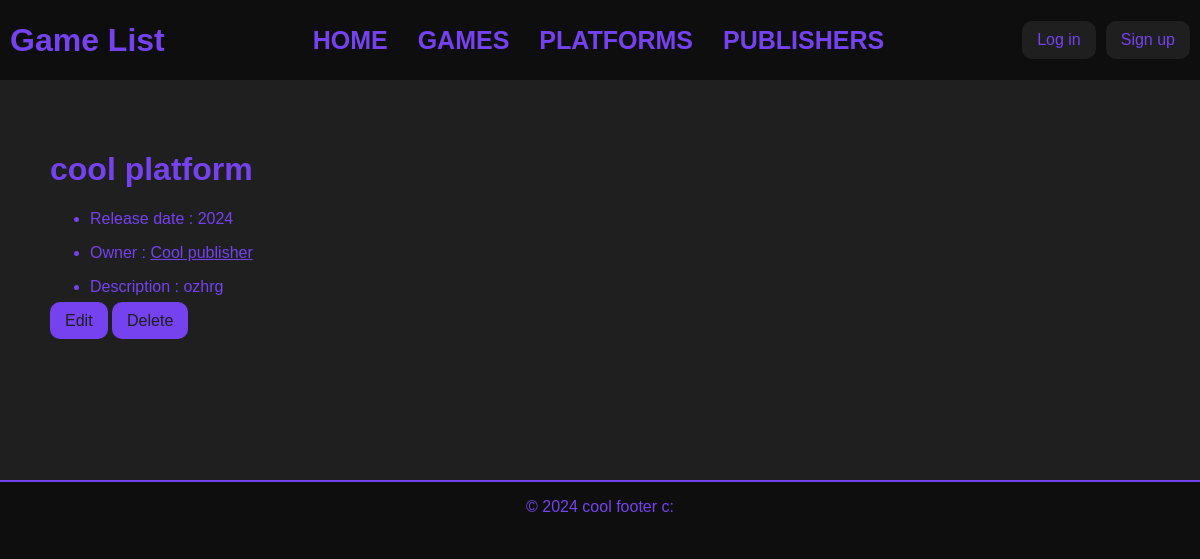
Before: /game-list/platform/12/ with the older database file.
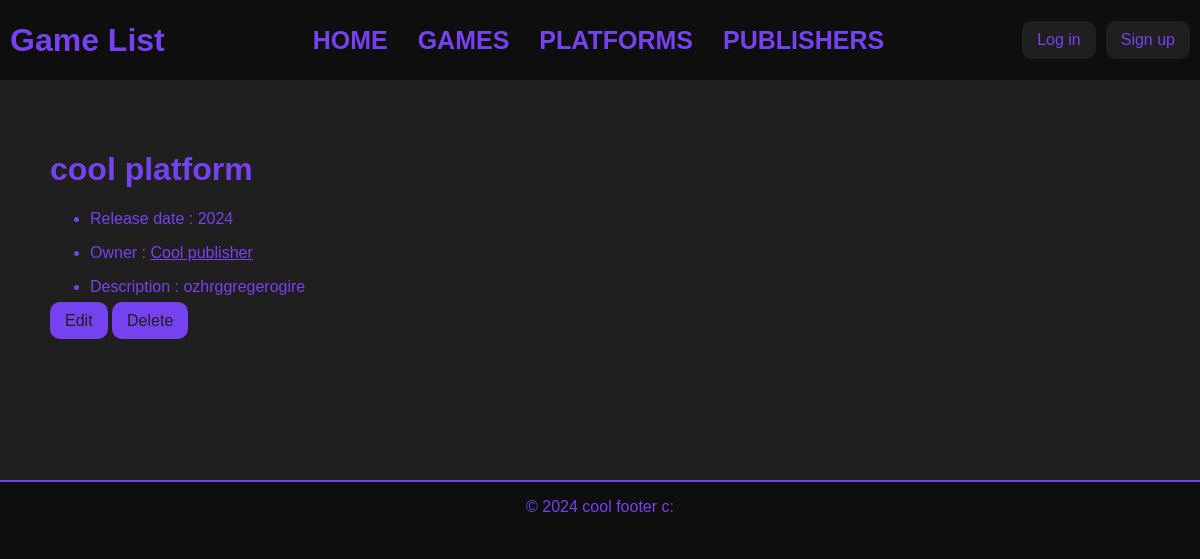
After: the same page with the newer database file.
### game_list_app/models.py (models this page shows, shortened)
class Platform(models.Model):
	name = models.CharField(max_length = 100)
	release_date = models.IntegerField(blank=True, null=True)
	owner = models.ForeignKey(Publisher, on_delete=models.SET_NULL, blank=True, null=True)
	description = models.TextField(blank=True, null=True)
	add_date = models.DateTimeField(editable = False, default = timezone.now)
	modified_date = models.DateTimeField(editable = False, default = timezone.now)
	def __str__(self):
		return self.name

class Publisher(models.Model):
	name = models.CharField(max_length = 100)
	description = models.TextField(blank=True, null=True)
	add_date = models.DateTimeField(editable = False, default = timezone.now)
	modified_date = models.DateTimeField(editable = False, default = timezone.now)
	def __str__(self):
		return self.name

### game_list_app/views.py (the view)
# urls.py: path("platform/<int:pk>/", views.PlatformDetail.as_view(), name = "platform_detail"),
class PlatformDetail(generic.DetailView):
	model = Platform
	template_name = "platform.html"

### game_list_app/templates/platform.html (shortened to what this page needs)
{% extends 'index.html' %}
{% block content %}
<h1>{{ platform.name }}</h1>
<ul>
	<li><p>Release date : {{ platform.release_date }}</p></li>
	{% if platform.owner is not None %}
	<li>
		<p>Owner : <a href="{% url 'game_list_app:publisher_detail' platform.owner.id  %}"> {{ platform.owner }} </a></p>
	</li>
	{% else %}
		<li><p>Owner : {{ platform.owner }}</p></li>
	{% endif %}
	<li><p>Description : {{ platform.description }}</p></li>
</ul>
<a class="btn-action" href="{% url 'game_list_app:edit_item' 'platform' platform.id %}">Edit</a>
<a class="btn-action" href="{% url 'game_list_app:delete_platform' platform.id %}">Delete</a>
{% endblock %}

Changed rows visible on the page:
changed Platform "cool platform": description "ozhrg" → "ozhrggregerogire"
